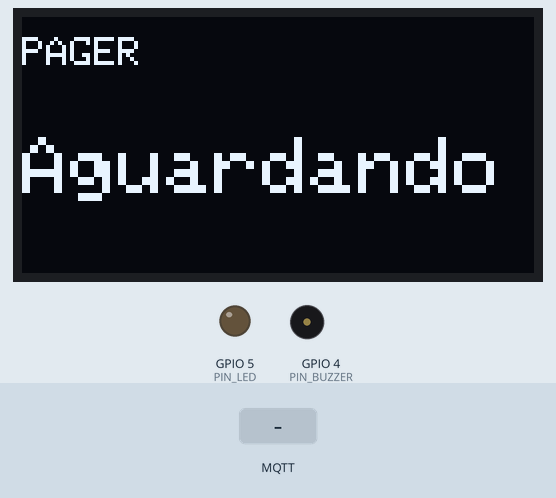
This program was run on a simulated ESP32. On the bench: 128×64 one-colour display, output pins drawn as LEDs (lit = HIGH), buzzer (waves = sounding). Inputs (shaded band) come from the test bench. WiFi joins after 1.5 s; servers stay silent unless stated; random numbers use the default seed unless the program sets one; no MQTT or app messages arrive unless stated; what the program prints to the serial monitor is not drawn.

Above: at 3.3 s.
3.4 s: MQTT message "1" arrives on the first subscribed topic
At 3.7 s:
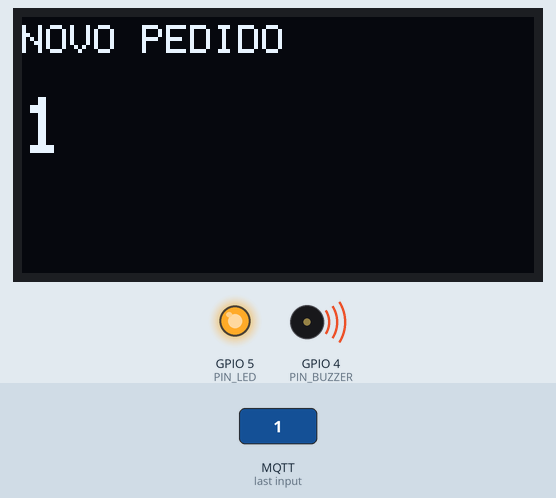
4.9 s: MQTT message "on" arrives on the first subscribed topic
At 6.1 s:
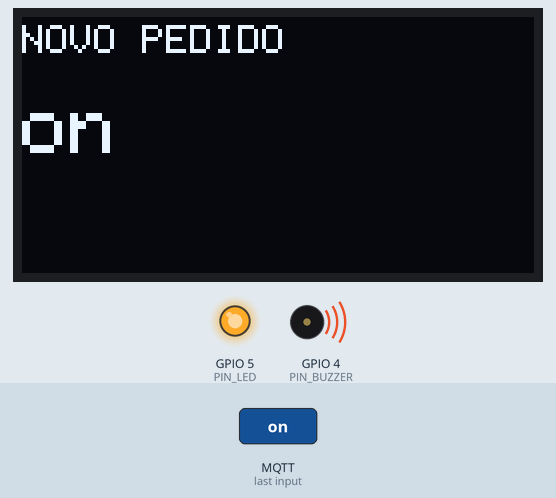
6.4 s: MQTT message "off" arrives on the first subscribed topic
At 7.2 s:
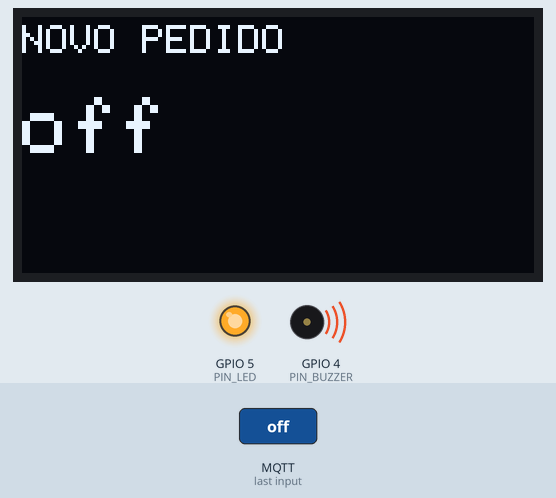
Timing chart, 0 to 17.9 s (numbered marks = the images above; inputs shaded):
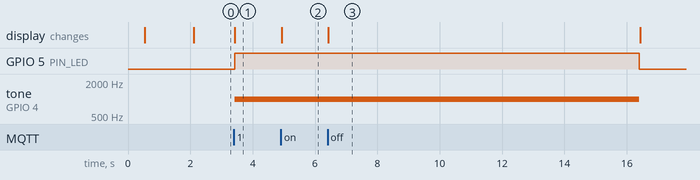

Measured:
- after the input at 3.4 s, GPIO 5 (PIN_LED): LOW → HIGH at once; tone on GPIO 4 (PIN_BUZZER): silent → 1000 Hz at once; the display: changes at once (image 1)
- after the input at 4.9 s, the display: changes at once (image 2)

The program:

main.cpp
```cpp
#include <Arduino.h>
#include <WiFi.h>
#include <PubSubClient.h>
#include <Wire.h>
#include <Adafruit_GFX.h>
#include <Adafruit_SSD1306.h>

// =====================
// CONFIG OLED
// =====================
#define SCREEN_WIDTH 128
#define SCREEN_HEIGHT 64
#define OLED_RESET -1

Adafruit_SSD1306 display(SCREEN_WIDTH, SCREEN_HEIGHT, &Wire, OLED_RESET);

// =====================
// WIFI / MQTT
// =====================
const char* ssid = "Andrey e Gabriel";
const char* password = "andrey120";
const char* mqtt_server = "broker.hivemq.com";
const char* TOPICO_PAGER = "delivery/pager/command";

WiFiClient espClient;
PubSubClient client(espClient);

// =====================
// PINOS
// =====================
const int PIN_BUZZER = 4;
const int PIN_LED = 5;

// OLED pinagem padrão
const int OLED_SDA = 21;   // D21
const int OLED_SCL = 22;   // D22

// =====================
// CONTROLE
// =====================
bool pagerAtivo = false;
unsigned long tempoAcionamento = 0;
const unsigned long TEMPO_ALERTA = 10000;

// =====================
// FUNÇÃO: TRATAR ACENTOS
// =====================
String tratarAcentos(String str) {
  String resultado = "";
  for (int i = 0; i < str.length(); i++) {
    unsigned char c = str[i];

    if (c == 0xC3) {
      i++;
      unsigned char proximo = str[i];
      switch (proximo) {
        case 0xA1: resultado += (char)160; break;
        case 0xA9: resultado += (char)130; break;
        case 0xAD: resultado += (char)161; break;
        case 0xB3: resultado += (char)162; break;
        case 0xBA: resultado += (char)163; break;
        case 0xA7: resultado += (char)135; break;
        case 0xA2: resultado += (char)131; break;
        case 0xAA: resultado += (char)136; break;
        case 0xB4: resultado += (char)147; break;
        case 0xA3: resultado += "a"; break;
        case 0xB5: resultado += "o"; break;
        case 0x81: resultado += (char)143; break;
        case 0x89: resultado += (char)144; break;
        case 0x87: resultado += (char)128; break;
        default: resultado += "?"; break;
      }
    } else {
      resultado += (char)c;
    }
  }
  return resultado;
}

// =====================
// TELA
// =====================
void atualizarTela(String linha1, String linha2) {
  display.clearDisplay();
  display.setTextColor(SSD1306_WHITE);

  display.setTextSize(1);
  display.setCursor(0, 5);
  display.println(tratarAcentos(linha1));

  display.setTextSize(2);
  display.setCursor(0, 30);
  display.println(tratarAcentos(linha2));

  display.display();
}

// =====================
// ALERTA
// =====================
void ligarAlerta() {
  digitalWrite(PIN_LED, HIGH);
  tone(PIN_BUZZER, 1000);
}

void desligarAlerta() {
  digitalWrite(PIN_LED, LOW);
  noTone(PIN_BUZZER);
}

// =====================
// WIFI
// =====================
void setup_wifi() {
  WiFi.begin(ssid, password);

  while (WiFi.status() != WL_CONNECTED) {
    delay(500);
  }
}

// =====================
// CALLBACK MQTT
// =====================
void callback(char* topic, byte* payload, unsigned int length) {
  String msg = "";

  for (unsigned int i = 0; i < length; i++) {
    msg += (char)payload[i];
  }

  Serial.print("Mensagem recebida: ");
  Serial.println(msg);

  if (msg.length() > 0) {
    pagerAtivo = true;
    tempoAcionamento = millis();

    int indexQuebra = msg.indexOf('\n');

    display.clearDisplay();
    display.setTextColor(SSD1306_WHITE);

    display.setTextSize(1);
    display.setCursor(0, 2);
    display.println("NOVO PEDIDO");

    if (indexQuebra != -1) {
      String nomeCliente = msg.substring(0, indexQuebra);
      String refeicao = msg.substring(indexQuebra + 1);

      display.setTextSize(2);
      display.setCursor(0, 16);
      display.println(tratarAcentos(nomeCliente));

      display.setTextSize(1);
      display.setCursor(0, 45);
      display.println(tratarAcentos(refeicao));
    } else {
      display.setTextSize(2);
      display.setCursor(0, 20);
      display.println(tratarAcentos(msg));
    }

    display.display();

    ligarAlerta();
  }
}

// =====================
// MQTT
// =====================
void reconnect() {
  while (!client.connected()) {
    String clientId = "ESP32_Pager_" + String(random(0xffff), HEX);

    if (client.connect(clientId.c_str())) {
      client.subscribe(TOPICO_PAGER);
      atualizarTela("PAGER", "Aguardando");
    } else {
      delay(5000);
    }
  }
}

// =====================
// SETUP
// =====================
void setup() {
  Serial.begin(115200);
  delay(500);

  pinMode(PIN_BUZZER, OUTPUT);
  pinMode(PIN_LED, OUTPUT);

  desligarAlerta();

  // OLED padrão:
  // SDA = D21
  // SCK/SCL = D22
  Wire.begin(OLED_SDA, OLED_SCL);

  if (!display.begin(SSD1306_SWITCHCAPVCC, 0x3C)) {
    while (true);
  }

  display.cp437(true);
  display.clearDisplay();

  setup_wifi();

  client.setServer(mqtt_server, 1883);
  client.setCallback(callback);

  reconnect();

  atualizarTela("PAGER", "Aguardando");
}

// =====================
// LOOP
// =====================
void loop() {
  if (!client.connected()) {
    reconnect();
  }

  client.loop();

  if (pagerAtivo && millis() - tempoAcionamento >= TEMPO_ALERTA) {
    pagerAtivo = false;

    desligarAlerta();

    atualizarTela("PAGER", "Aguardando");
    Serial.println("Alerta finalizado.");
  }
}
```
